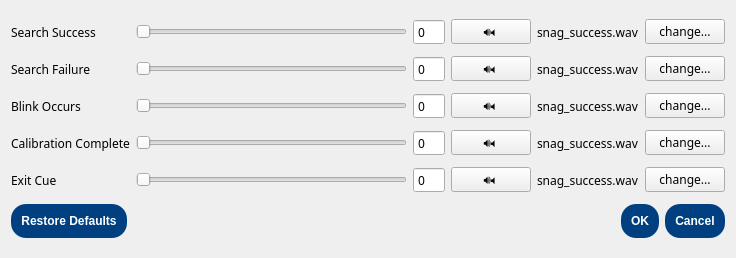
<?xml version="1.0" encoding="UTF-8"?>
<ui version="4.0">
 <class>soundSettingsDialogue</class>
 <widget class="QDialog" name="soundSettingsDialogue">
  <property name="geometry">
   <rect>
    <x>0</x>
    <y>0</y>
    <width>736</width>
    <height>258</height>
   </rect>
  </property>
  <property name="sizePolicy">
   <sizepolicy hsizetype="Preferred" vsizetype="Fixed">
    <horstretch>0</horstretch>
    <verstretch>0</verstretch>
   </sizepolicy>
  </property>
  <property name="font">
   <font>
    <family>Century Gothic</family>
   </font>
  </property>
  <property name="windowTitle">
   <string>Sound Settings</string>
  </property>
  <layout class="QGridLayout" name="gridLayout">
   <property name="verticalSpacing">
    <number>3</number>
   </property>
   <item row="0" column="0">
    <widget class="QLabel" name="label">
     <property name="text">
      <string>Search Success</string>
     </property>
    </widget>
   </item>
   <item row="0" column="1">
    <widget class="QSlider" name="successSlide">
     <property name="maximum">
      <number>100</number>
     </property>
     <property name="pageStep">
      <number>1</number>
     </property>
     <property name="value">
      <number>0</number>
     </property>
     <property name="sliderPosition">
      <number>0</number>
     </property>
     <property name="orientation">
      <enum>Qt::Horizontal</enum>
     </property>
     <property name="tickPosition">
      <enum>QSlider::NoTicks</enum>
     </property>
    </widget>
   </item>
   <item row="0" column="2">
    <widget class="QSpinBox" name="successBox">
     <property name="buttonSymbols">
      <enum>QAbstractSpinBox::NoButtons</enum>
     </property>
     <property name="maximum">
      <number>100</number>
     </property>
    </widget>
   </item>
   <item row="0" column="3">
    <widget class="QPushButton" name="successMute">
     <property name="text">
      <string>🔊🔈</string>
     </property>
    </widget>
   </item>
   <item row="0" column="4">
    <widget class="QLabel" name="successFileLabel">
     <property name="text">
      <string>snag_success.wav</string>
     </property>
    </widget>
   </item>
   <item row="0" column="5">
    <widget class="QPushButton" name="successChange">
     <property name="text">
      <string>change...</string>
     </property>
    </widget>
   </item>
   <item row="1" column="0">
    <widget class="QLabel" name="label_4">
     <property name="text">
      <string>Search Failure</string>
     </property>
    </widget>
   </item>
   <item row="1" column="1">
    <widget class="QSlider" name="failureSlide">
     <property name="pageStep">
      <number>1</number>
     </property>
     <property name="orientation">
      <enum>Qt::Horizontal</enum>
     </property>
    </widget>
   </item>
   <item row="1" column="2">
    <widget class="QSpinBox" name="failureBox">
     <property name="buttonSymbols">
      <enum>QAbstractSpinBox::NoButtons</enum>
     </property>
     <property name="maximum">
      <number>100</number>
     </property>
    </widget>
   </item>
   <item row="1" column="3">
    <widget class="QPushButton" name="failureMute">
     <property name="text">
      <string>🔊🔈</string>
     </property>
    </widget>
   </item>
   <item row="1" column="4">
    <widget class="QLabel" name="failureFileLabel">
     <property name="text">
      <string>snag_success.wav</string>
     </property>
    </widget>
   </item>
   <item row="1" column="5">
    <widget class="QPushButton" name="failureChange">
     <property name="text">
      <string>change...</string>
     </property>
    </widget>
   </item>
   <item row="2" column="0">
    <widget class="QLabel" name="label_6">
     <property name="text">
      <string>Blink Occurs</string>
     </property>
    </widget>
   </item>
   <item row="2" column="1">
    <widget class="QSlider" name="occursSlide">
     <property name="pageStep">
      <number>1</number>
     </property>
     <property name="orientation">
      <enum>Qt::Horizontal</enum>
     </property>
    </widget>
   </item>
   <item row="2" column="2">
    <widget class="QSpinBox" name="occursBox">
     <property name="buttonSymbols">
      <enum>QAbstractSpinBox::NoButtons</enum>
     </property>
     <property name="maximum">
      <number>100</number>
     </property>
    </widget>
   </item>
   <item row="2" column="3">
    <widget class="QPushButton" name="occursMute">
     <property name="text">
      <string>🔊🔈</string>
     </property>
    </widget>
   </item>
   <item row="2" column="4">
    <widget class="QLabel" name="occursFileLabel">
     <property name="text">
      <string>snag_success.wav</string>
     </property>
    </widget>
   </item>
   <item row="2" column="5">
    <widget class="QPushButton" name="occursChange">
     <property name="text">
      <string>change...</string>
     </property>
    </widget>
   </item>
   <item row="3" column="0">
    <widget class="QLabel" name="label_8">
     <property name="text">
      <string>Calibration Complete</string>
     </property>
    </widget>
   </item>
   <item row="3" column="1">
    <widget class="QSlider" name="completeSlide">
     <property name="pageStep">
      <number>1</number>
     </property>
     <property name="orientation">
      <enum>Qt::Horizontal</enum>
     </property>
    </widget>
   </item>
   <item row="3" column="2">
    <widget class="QSpinBox" name="completeBox">
     <property name="buttonSymbols">
      <enum>QAbstractSpinBox::NoButtons</enum>
     </property>
     <property name="maximum">
      <number>100</number>
     </property>
    </widget>
   </item>
   <item row="3" column="3">
    <widget class="QPushButton" name="completeMute">
     <property name="text">
      <string>🔊🔈</string>
     </property>
    </widget>
   </item>
   <item row="3" column="4">
    <widget class="QLabel" name="completeFileLabel">
     <property name="text">
      <string>snag_success.wav</string>
     </property>
    </widget>
   </item>
   <item row="3" column="5">
    <widget class="QPushButton" name="completeChange">
     <property name="text">
      <string>change...</string>
     </property>
    </widget>
   </item>
   <item row="4" column="0">
    <widget class="QLabel" name="label_10">
     <property name="text">
      <string>Exit Cue</string>
     </property>
    </widget>
   </item>
   <item row="4" column="1">
    <widget class="QSlider" name="cueSlide">
     <property name="pageStep">
      <number>1</number>
     </property>
     <property name="orientation">
      <enum>Qt::Horizontal</enum>
     </property>
    </widget>
   </item>
   <item row="4" column="2">
    <widget class="QSpinBox" name="cueBox">
     <property name="buttonSymbols">
      <enum>QAbstractSpinBox::NoButtons</enum>
     </property>
     <property name="maximum">
      <number>100</number>
     </property>
    </widget>
   </item>
   <item row="4" column="3">
    <widget class="QPushButton" name="cueMute">
     <property name="text">
      <string>🔊🔈</string>
     </property>
    </widget>
   </item>
   <item row="4" column="4">
    <widget class="QLabel" name="cueFileLabel">
     <property name="text">
      <string>snag_success.wav</string>
     </property>
    </widget>
   </item>
   <item row="4" column="5">
    <widget class="QPushButton" name="cueChange">
     <property name="text">
      <string>change...</string>
     </property>
    </widget>
   </item>
   <item row="5" column="0" colspan="6">
    <widget class="QDialogButtonBox" name="buttonBox">
     <property name="sizePolicy">
      <sizepolicy hsizetype="Expanding" vsizetype="Fixed">
       <horstretch>0</horstretch>
       <verstretch>0</verstretch>
      </sizepolicy>
     </property>
     <property name="styleSheet">
      <string notr="true">QPushButton{background-color: #004080;
font: 9pt &quot;Century Gothic&quot;;
color: white;
font-weight: bold;
border-radius:15px;
padding:10px;
}
QPushButton:hover{
background-color: #265d93;
}
QPushButton:pressed{
background-color: #004080;
}
QPushButton:disabled{
background-color:#e0e0e0;
font-weight:normal;
color:grey;
}</string>
     </property>
     <property name="orientation">
      <enum>Qt::Horizontal</enum>
     </property>
     <property name="standardButtons">
      <set>QDialogButtonBox::Cancel|QDialogButtonBox::Ok|QDialogButtonBox::RestoreDefaults</set>
     </property>
    </widget>
   </item>
  </layout>
 </widget>
 <tabstops>
  <tabstop>successSlide</tabstop>
  <tabstop>successBox</tabstop>
  <tabstop>successMute</tabstop>
  <tabstop>successChange</tabstop>
  <tabstop>failureSlide</tabstop>
  <tabstop>failureBox</tabstop>
  <tabstop>failureMute</tabstop>
  <tabstop>failureChange</tabstop>
  <tabstop>occursSlide</tabstop>
  <tabstop>occursBox</tabstop>
  <tabstop>occursMute</tabstop>
  <tabstop>occursChange</tabstop>
  <tabstop>completeSlide</tabstop>
  <tabstop>completeBox</tabstop>
  <tabstop>completeMute</tabstop>
  <tabstop>completeChange</tabstop>
  <tabstop>cueSlide</tabstop>
  <tabstop>cueBox</tabstop>
  <tabstop>cueMute</tabstop>
  <tabstop>cueChange</tabstop>
 </tabstops>
 <resources/>
 <connections>
  <connection>
   <sender>buttonBox</sender>
   <signal>accepted()</signal>
   <receiver>soundSettingsDialogue</receiver>
   <slot>accept()</slot>
   <hints>
    <hint type="sourcelabel">
     <x>251</x>
     <y>333</y>
    </hint>
    <hint type="destinationlabel">
     <x>157</x>
     <y>274</y>
    </hint>
   </hints>
  </connection>
  <connection>
   <sender>buttonBox</sender>
   <signal>rejected()</signal>
   <receiver>soundSettingsDialogue</receiver>
   <slot>reject()</slot>
   <hints>
    <hint type="sourcelabel">
     <x>319</x>
     <y>333</y>
    </hint>
    <hint type="destinationlabel">
     <x>286</x>
     <y>274</y>
    </hint>
   </hints>
  </connection>
 </connections>
</ui>
